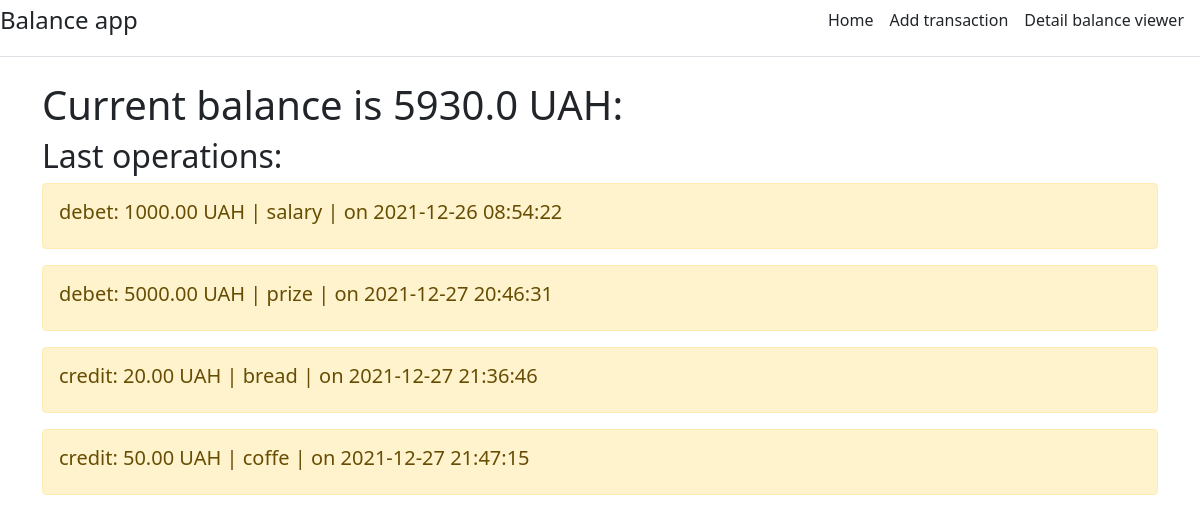
The page / on the database its author committed.
### balance/models.py (models this page shows)
class Transaction(models.Model):
    choices = [('debet', 'debet'), ('credit','credit')]
    type = models.CharField(max_length=6, choices=choices, default='credit')
    category = models.CharField(max_length=100)
    amount = models.DecimalField(max_digits=10, decimal_places=2)
    date = models.DateTimeField(auto_now_add=True)
    def __str__(self):
        if self.type == 'debet':
            return  f'debet: {self.amount} UAH | {self.category} | on {self.date.strftime("%Y-%m-%d %H:%M:%S")}'
        elif self.type == 'credit':
            return f'credit: {self.amount} UAH | {self.category} | on {self.date.strftime("%Y-%m-%d %H:%M:%S")}'
        else:
            return f'type error'
    class Meta:
        verbose_name = 'Transaction'
        verbose_name_plural = 'Transactions'

### balance/views.py (the view)
# urls.py: path('', views.index, name='home'),
def index(request):
    transactions = Transaction.objects.order_by('date')[:10]
    debet_all = Transaction.objects.filter(type='debet').aggregate(Sum('amount'))['amount__sum']
    credit_all = Transaction.objects.filter(type='credit').aggregate(Sum('amount'))['amount__sum']
    if debet_all is None:
        debet_all = 0
    if credit_all is None:
        credit_all = 0
    total_balance = round(float(debet_all) - float(credit_all), 2)
    content = {
        'transactions': transactions,
        'total_balance': total_balance
    }
    return render(request, 'balance/index.html', content)

### balance/templates/balance/index.html (shortened to what this page needs)
{% extends 'balance/base.html' %}
{% block content %}
    {% if transactions %}
    <h1> Current balance is {{total_balance}} UAH: </h1>
    <h2> Last operations: </h2>
        {% for el in transactions %}
            <div class="alert alert-warning">
                <h5>{{el}}</h5>
            </div>
        {% endfor %}
    {% else %}
        <p> There is no records in the database </p>
    {% endif %}
{% endblock %}

### balance/templates/balance/base.html (shortened to what this page needs)
<!DOCTYPE html>
<html lang="en">
<head>
    <link rel="stylesheet" href="https://cdn.jsdelivr.net/npm/bootstrap@5.1.3/dist/css/bootstrap.min.css">
</head>
<body>
<div class="d-flex flex-column flex-md-row align-items-center pb-3 mb-4 border-bottom">
      <a href="/" class="d-flex align-items-center text-dark text-decoration-none">
       <span class="fs-4">Balance app</span>
      </a>
      <nav class="d-inline-flex mt-2 mt-md-0 ms-md-auto">
        <a class="me-3 py-2 text-dark text-decoration-none" href="{% url 'home' %}">Home</a>
        <a class="me-3 py-2 text-dark text-decoration-none" href="{% url 'add' %}">Add transaction</a>
        <a class="me-3 py-2 text-dark text-decoration-none" href="{% url 'custom' %}">Detail balance viewer</a>
      </nav>
    </div>
    <div class="container">
        {% block content %}{% endblock %}
    </div>
</body>
</html>

### rows shown on the page
Transaction: type+amount+category "debet: 1000.00 UAH | salary | on 2021-12-26 08:54:22"
Transaction: type+amount+category "debet: 5000.00 UAH | prize | on 2021-12-27 20:46:31"
Transaction: type+amount+category "credit: 20.00 UAH | bread | on 2021-12-27 21:36:46"
Transaction: type+amount+category "credit: 50.00 UAH | coffe | on 2021-12-27 21:47:15"

### other values the page prints
{{ total_balance }} "5930.0"
